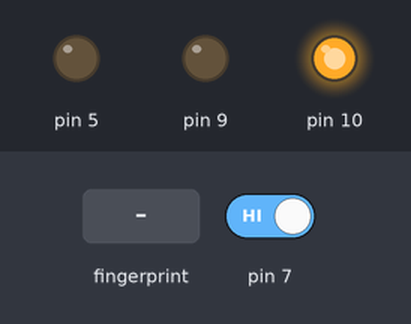
This sketch was run on a simulated Arduino Mega 2560, built with avr-gcc and run on an emulated ATmega2560. On the bench: output pins drawn as LEDs (lit = HIGH). The inputs (shaded band) are chosen by the test bench; at power-on: pin 7 HIGH.

Above: at 2.2 s.
2.3 s: pin 7 driven LOW
At 2.8 s:
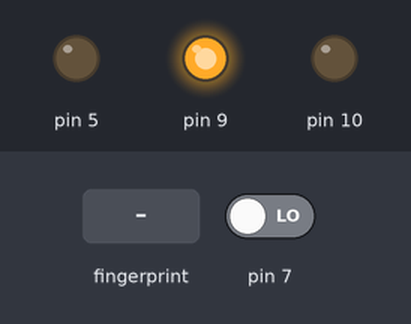
3.8 s: finger stored as number 1 placed on the sensor
At 5.4 s:
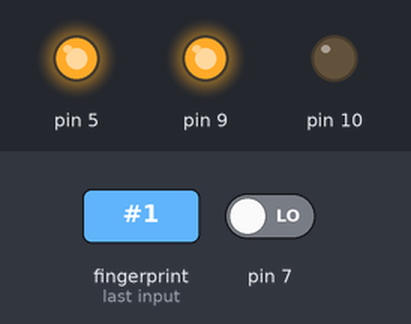
6.8 s: pin 7 driven HIGH
At 8.6 s:
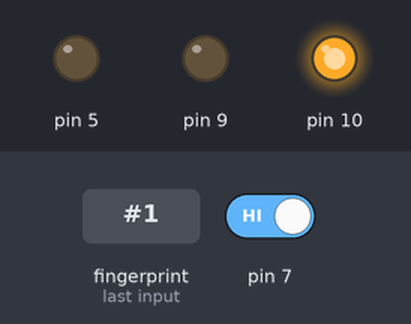
Timing chart, 0 to 10.1 s (numbered marks = the images above; inputs shaded):
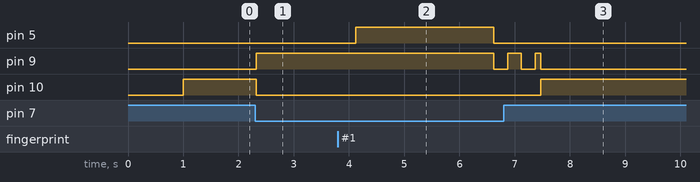

The sketch:

Fingerprint.ino
```cpp
/**
 * @file Fingerprint.ino
 * @author Amadeu Moya (amadeumosar@gmail.com) i Jordi Granja
 * @brief Projecte de tecnologia de 2n bat amb Arduino per a l'obertura de la porta del laboratori Edison amb un sensor d'empremtes dactilars.
 * @version 0.1
 * @date 2022-05-06
 *
 * https://github.com/adafruit/Adafruit-Fingerprint-Sensor-Library
 */


//Importem el codi que ens proporciona el fabricant per a treballar amb el seu sensor. Cal tenir-lo descarregat.
#include <Adafruit_Fingerprint.h>

//Es defineix el SoftwareSerial o HardwareSerial depenent del nostre model d'Arduino.
#if (defined(__AVR__) || defined(ESP8266)) && !defined(__AVR_ATmega2560__)
SoftwareSerial mySerial(2, 3);
#else
#define mySerial Serial1
#endif

//Objecte instanciat a partir de la classe Adafruit_Fingerprint.
Adafruit_Fingerprint finger = Adafruit_Fingerprint(&mySerial);


//Emmagatzema un nombre sencer que indica quina ID assignar a la propera empremta que vulguem guardar en la memòria del sensor.
int id;

void setup() {
    /*
     * Definim el pin 5 com a sortida que donarà senyal al relé, que deixarà passar CC 12V a l'electroimant que obre la porta.
     * Definim el pin 7 com a entrada de senyal connectat al commutador per a determinar si el sistema es troba en mode de detectar o guardar empremtes.
     * Definim el pin 9 com a sortida de senyal que encen un díode LED.
     * Definim el pin 10 com a sortida de senyal que encen l'altre díode LED.
     */
    pinMode(5, OUTPUT);
    pinMode(7, INPUT);
    pinMode(9, OUTPUT);
    pinMode(10, OUTPUT);

    finger.begin(57600);

    /*
     * Compta el nombre d'empremtes emmagatzemades al sensor i el guarda a la variable templateCount de l'objecte finger.
     * Amb aquest valor, calculem l'ID de la propera empremta i el guardem a la variable global id.
     */
    finger.getTemplateCount();
    id = finger.templateCount + 1;
}

/*
 * @brief Realitza tot el procés d'inscriure una nova empremta al sensor.
 *
 * @return true si ha tingut éxit, i false si no n'ha tingut o ha succeït algun error.
 */
bool fingerprint_enroll() {
    /*
     * Es repeteix el bucle fins que el valor de la variable p sigui una senyal de confirmació de que ha detectat una empremta.
     * Després, converteix l'imatge presa i la converteix en un mapa de característiques de l'empremta.
     * Aquesta és la primera mostra de dues -> (ho hem d'indicar al paràmetre de la funció image2Tz(slot))
     * que necessitem per a crear el model de l'empremta que volem introduir a la memòria del sensor.
     */
    while (finger.getImage() != FINGERPRINT_OK)
        if (digitalRead(7) == LOW) return false;

    if (finger.image2Tz(1) != FINGERPRINT_OK) return false;

    /*
     * Quan s'ha registrat una primera vegada l'empremta hem de treure el dit per a registrar-la una segona vegada.
     * Aquest bucle no acaba fins que deixa de detectar un dit al sensor.
     */
    while (finger.getImage() != FINGERPRINT_NOFINGER)
        if (digitalRead(7) == LOW) return false;

    /*
     * De la mateixa manera que abans, esperem fins que el sensor detecta una dit i posteriorment convertim la seva imatge
     * en un mapa de característiques, que en aquest cas serà el segon.
     */
    while (finger.getImage() != FINGERPRINT_OK)
        if (digitalRead(7) == LOW) return false;

    if (finger.image2Tz(2) != FINGERPRINT_OK) return false;

    /*
     * Ara que ja tenim els dos mapes de característiques, creem el model de l'empremta i el guardem en la memòria del
     * sensor amb l'ID que hem calculat anteriorment passant-lo com a paràmetre a la funció storeModel(id).
     */
    return finger.createModel() == FINGERPRINT_OK && finger.storeModel(id) == FINGERPRINT_OK;
}

/*
 * @brief Llegeix el sensor i comprova si les dades coincideixen amb les d'alguna empremta registrada a la seva memòria.
 *
 * @return true si l'empremta llegida existeix a la memòria, i false si no està registrada o ha succeït alguna mena d'error.
 */
uint8_t fingerprint_check() {
    //Llegeix les dades del sensor, i, si detecta alguna empremta, en crea un mapa de característiques.
    if (finger.getImage() != FINGERPRINT_OK || finger.image2Tz() != FINGERPRINT_OK) return false;

    /*
     * Comparem el mapa de característiques que acabem de crear i el comparem amb els dels models emmagatzemats a la
     * memòria del sensor per a trobar alguna coincidència.
     */
    return finger.fingerSearch() == FINGERPRINT_OK;
}


void loop() {
    //El LED amb pin 9 s'encén i el de pin 10 s'apaga.
    digitalWrite(9, HIGH);
    digitalWrite(10, LOW);

    /*
     * Quan el pin 7 detecti entrada de senyal, sortirem d'aquest bucle i passarem d'executar
     * fingerprint_check() a executar fingerprint_enroll().
     */
    while (digitalRead(7) == LOW) {
        /*
         * Si fingerprint_check() detecta alguna coincidència, dona senyal al relé durant 2.5 segons i,
         * després, fa pampallugar el LED amb pin 9 dues vegades en intervals de 0.25 segons.
         */
        if (fingerprint_check()) {
            digitalWrite(5, HIGH);
            delay(2500);
            digitalWrite(5, LOW);

            digitalWrite(9, LOW);
            delay(250);
            digitalWrite(9, HIGH);
            delay(250);
            digitalWrite(9, LOW);
            delay(250);
            digitalWrite(9, HIGH);
        }

        delay(100);
    }

    //El LED amb pin 9 s'apaga i el de pin 10 s'encén.
    digitalWrite(9, LOW);
    digitalWrite(10, HIGH);

    /*
     * Quan el pin 7 deixi de detectar entrada de senyal, sortirem d'aquest bucle i passarem d'executar
     * fingerprint_enroll() a executar fingerprint_check().
     */
    while (digitalRead(7) == HIGH) {
        /*
         * Si fingerprint_check() emmagatzema amb éxit una empremta, incrementa ID en 1 unitat per a la propera empremta,
         * i, després, fa pampallugar el LED amb pin 10 dues vegades en intervals de 0.25 segons.
         */
        if (fingerprint_enroll()) {
            ++id;

            digitalWrite(10, LOW);
            delay(250);
            digitalWrite(10, HIGH);
            delay(250);
            digitalWrite(10, LOW);
            delay(250);
            digitalWrite(10, HIGH);
        }
    }
}
```

Measured:
- after the input at 2.3 s, pin 9: LOW → HIGH at once; pin 10: HIGH → LOW at once
- after the input at 3.8 s, pin 5: LOW → HIGH after 0.32 s, → LOW 2.5 s later; pin 9: HIGH → LOW after 2.8 s
- after the input at 6.8 s, pin 10: LOW → HIGH after 0.67 s
